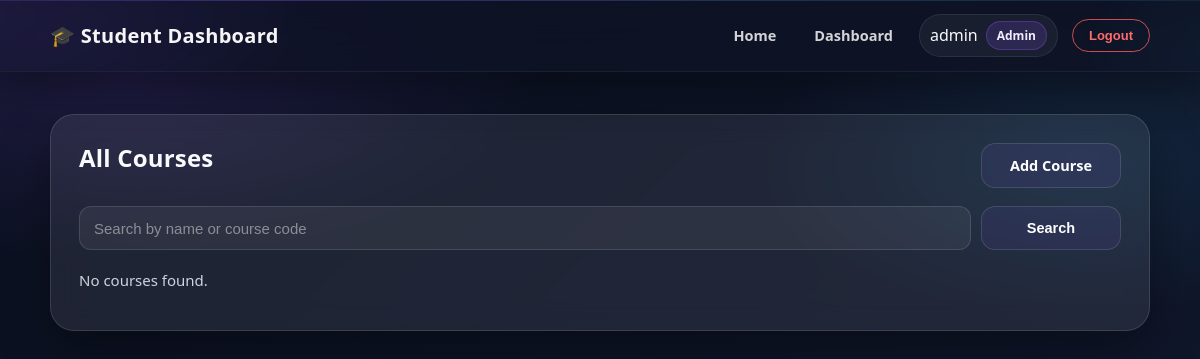
The page /courses (signed in) on the database as committed earlier.
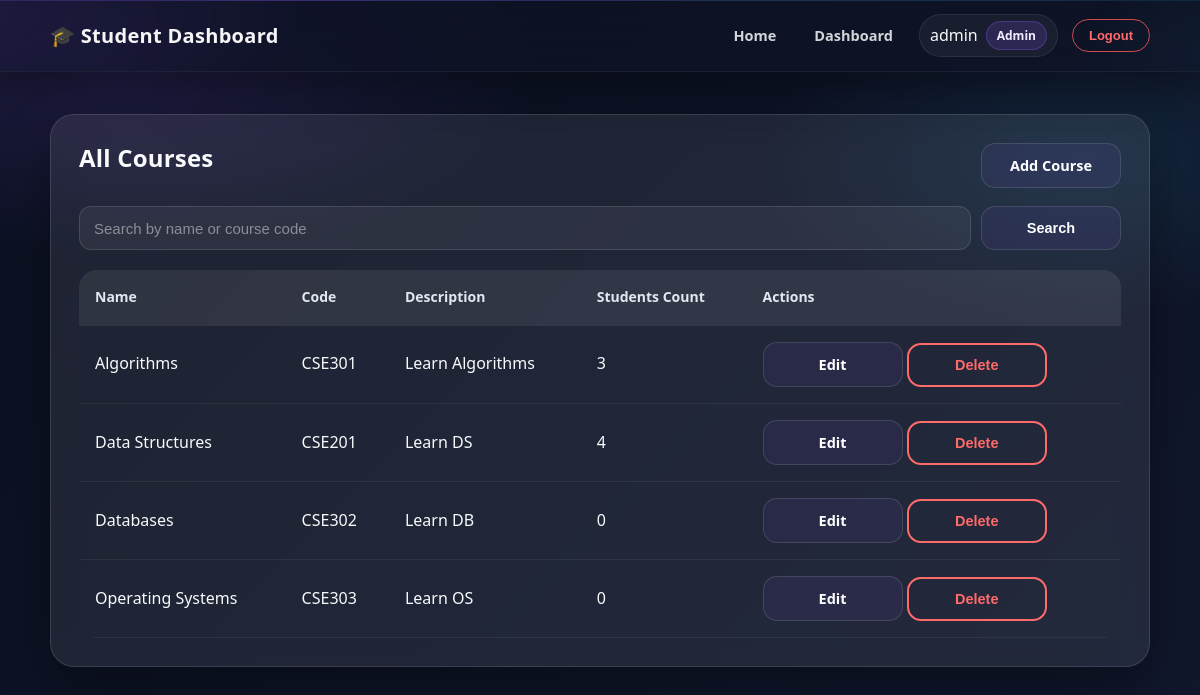
The same page on the database as committed later.
### app/models/user.py (models this page shows, shortened)
class User(db.Model, UserMixin):
    __tablename__ = "users"
    ROLE_ADMIN = "admin"
    ROLE_INSTRUCTOR = "instructor"
    ROLE_STUDENT = "student"
    ROLES = [ROLE_ADMIN, ROLE_INSTRUCTOR, ROLE_STUDENT]
    id = db.Column(db.Integer, primary_key=True)
    username = db.Column(db.String(80), nullable=False, unique=True, index=True)
    email = db.Column(db.String(120), nullable=False, unique=True, index=True)
    password_hash = db.Column(db.String(255), nullable=False)
    role = db.Column(db.String(20), nullable=False, default=ROLE_STUDENT)
    profile_picture = db.Column(db.String(255), nullable=True)
    @property
    def is_student(self):
        return self.role == self.ROLE_STUDENT

### app/models/course.py (models this page shows, shortened)
class Course(db.Model):
    __tablename__ = "courses"
    id = db.Column(db.Integer, primary_key=True)
    name = db.Column(db.String(100), nullable=False, unique=True)
    code = db.Column(db.String(20), nullable=False, unique=True)
    description = db.Column(db.String(255), nullable=True)
    students = db.relationship(
        "Student",
        secondary=student_courses,
        back_populates="courses",
        lazy="subquery",
    )

### app/routes/course_page_routes.py (the view)
@course_page_bp.route("")
@login_required
def list_courses():
    search = request.args.get("search", "").strip()
    page = request.args.get("page", 1, type=int)
    per_page = current_app.config["COURSES_PER_PAGE"]
    query = Course.query.order_by(Course.name.asc())
    if search:
        query = query.filter(
            (Course.name.ilike(f"%{search}%")) | (Course.code.ilike(f"%{search}%"))
        )
    pagination = query.paginate(page=page, per_page=per_page, error_out=False)
    return render_template(
        "courses.html", courses=pagination.items, pagination=pagination, search=search
    )

### app/templates/courses.html (shortened to what this page needs)
{% extends "base.html" %}
{% block content %}
<div class="app-container">
  <div class="course-student-card">
    <div class="top-bar">
      <h2>All Courses</h2>
      <a class="btn" href="{{ url_for('course_page_bp.add_course') }}">Add Course</a>
    </div>
    <form method="GET" action="{{ url_for('course_page_bp.list_courses') }}" class="search-form" style="margin: 18px 0;">
      <div style="display: flex; gap: 10px; flex-wrap: wrap;">
        <input
          type="text"
          name="search"
          placeholder="Search by name or course code"
          value="{{ search }}"
          style="flex: 1; min-width: 220px;"
        />
        <button type="submit" class="btn">Search</button>
      </div>
    </form>
    {% if courses %}
    <table class="student-table">
      <thead>
        <tr>
          <th>Name</th>
          <th>Code</th>
          <th>Description</th>
          <th>Students Count</th>
          <th>Actions</th>
        </tr>
      </thead>
      <tbody>
        {% for course in courses %}
        <tr>
          <td data-label="Name">{{ course.name }}</td>
          <td data-label="Code">{{ course.code }}</td>
          <td data-label="Description">{{ course.description or "-" }}</td>
          <td data-label="Students Count">{{ course.students|length }}</td>
          <td data-label="Actions">
            <a class="btn" href="{{ url_for('course_page_bp.edit_course', course_id=course.id) }}">Edit</a>
            <form
              method="POST"
              action="{{ url_for('course_page_bp.remove_course', course_id=course.id) }}"
              style="display:inline;"
              onsubmit="return confirm('Delete this course?');"
            >
              <button type="submit" class="btnDelete danger-btn">Delete</button>
            </form>
          </td>
        </tr>
        {% endfor %}
      </tbody>
    </table>
    {% else %}
    <p class="muted">No courses found.</p>
    {% endif %}
  </div>
</div>
{% endblock %}

### app/templates/base.html (shortened to what this page needs)
<!DOCTYPE html>
<html lang="en">
  <head>
    <link rel="stylesheet" href="{{ url_for('static', filename='style.css') }}" />
  </head>
  <body>
    <nav class="navbar">
      <div class="nav-container">
        <div class="logo">🎓 Student Dashboard</div>
        <div class="links">
          <a href="{{ url_for('main_bp.home') }}">Home</a>
          {% if current_user.is_authenticated %}
            {% if current_user.is_student %}
              <a href="{{ url_for('student_page_bp.my_courses') }}">My Courses</a>
            {% else %}
              <a href="{{ url_for('main_bp.dashboard') }}">Dashboard</a>
            {% endif %}
            <div class="user-mini-card">
              <span>{{ current_user.username }}</span>
              <span class="role-badge">{{ current_user.role|capitalize }}</span>
            </div>
            <form action="{{ url_for('auth_bp.logout') }}" method="POST" style="display: inline;">
              <button type="submit" class="logout-btn">Logout</button>
            </form>
          {% else %}
            <a href="{{ url_for('auth_bp.login') }}">Login</a>
            <a href="{{ url_for('auth_bp.register') }}" class="register-btn">Register</a>
          {% endif %}
        </div>
      </div>
    </nav>
    <main class="container">
      {% block content %}{% endblock %}
    </main>
  </body>
</html>

Rows that differ between the two databases and show on the page:
added Course: name "Algorithms", code "CSE301", description "Learn Algorithms", students|length "3"
added Course: name "Data Structures", code "CSE201", description "Learn DS", students|length "4"
added Course: name "Databases", code "CSE302", description "Learn DB", students|length "0"
added Course: name "Operating Systems", code "CSE303", description "Learn OS", students|length "0"
Other text that changed with them:
text no longer shown: "No courses found."
text now shown: "Name Code Description Students Count Actions"
